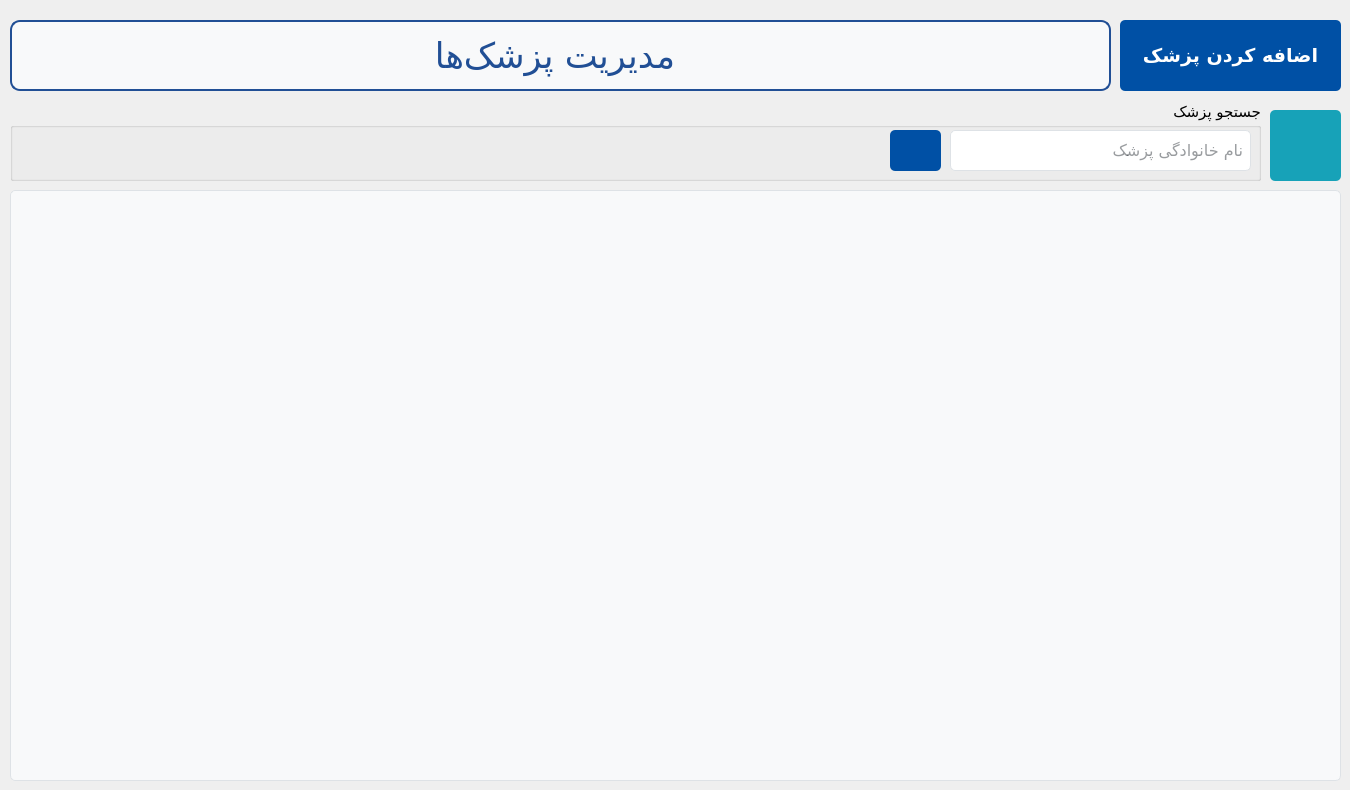
    <widget class="QWidget" name="medicalRecords_tab">
     <attribute name="icon">
      <iconset resource="../../../../../Resources/resource.qrc">
       <normaloff>:/icons/doctor.png</normaloff>:/icons/doctor.png</iconset>
     </attribute>
     <attribute name="title">
      <string>پزشک‌ها</string>
     </attribute>
     <widget class="QPushButton" name="addDoctor_btn">
      <property name="geometry">
       <rect>
        <x>1120</x>
        <y>20</y>
        <width>221</width>
        <height>71</height>
       </rect>
      </property>
      <property name="font">
       <font>
        <family>Vazirmatn</family>
        <pointsize>14</pointsize>
        <weight>75</weight>
        <bold>true</bold>
        <underline>false</underline>
        <strikeout>false</strikeout>
       </font>
      </property>
      <property name="styleSheet">
       <string notr="true">QPushButton {
    background-color: #0050a5; /* Bootstrap primary blue */
    color: white; /* White text */
    border: none;
    border-radius: 5px; /* Rounded corners */
    padding: 10px 20px; /* Padding */
    text-align: center;
    text-decoration: none;
}

QPushButton:hover {
    background-color: #0056b3; /* Darker blue on hover */
}

QPushButton:pressed {
    background-color: #004085; /* Even darker blue on press */
}
</string>
      </property>
      <property name="text">
       <string>اضافه کردن پزشک</string>
      </property>
      <property name="icon">
       <iconset resource="../../../../../Resources/resource.qrc">
        <normaloff>:/icons/plus.png</normaloff>:/icons/plus.png</iconset>
      </property>
      <property name="iconSize">
       <size>
        <width>30</width>
        <height>30</height>
       </size>
      </property>
     </widget>
     <widget class="QGroupBox" name="groupBox_5">
      <property name="geometry">
       <rect>
        <x>10</x>
        <y>100</y>
        <width>1251</width>
        <height>81</height>
       </rect>
      </property>
      <property name="font">
       <font>
        <family>Vazirmatn Black</family>
        <pointsize>11</pointsize>
        <weight>50</weight>
        <bold>false</bold>
        <kerning>true</kerning>
       </font>
      </property>
      <property name="layoutDirection">
       <enum>Qt::LeftToRight</enum>
      </property>
      <property name="title">
       <string>جستجو پزشک</string>
      </property>
      <property name="alignment">
       <set>Qt::AlignRight|Qt::AlignTrailing|Qt::AlignVCenter</set>
      </property>
      <widget class="QPushButton" name="searchDoctor_btn">
       <property name="geometry">
        <rect>
         <x>880</x>
         <y>30</y>
         <width>51</width>
         <height>41</height>
        </rect>
       </property>
       <property name="font">
        <font>
         <family>Vazirmatn</family>
         <pointsize>12</pointsize>
         <weight>75</weight>
         <bold>true</bold>
         <underline>false</underline>
         <strikeout>false</strikeout>
        </font>
       </property>
       <property name="styleSheet">
        <string notr="true">QPushButton {
    background-color: #0050a5; /* Bootstrap primary blue */
    color: white; /* White text */
    border: none;
    border-radius: 5px; /* Rounded corners */
    text-align: center;
    text-decoration: none;
}

QPushButton:hover {
    background-color: #0056b3; /* Darker blue on hover */
}

QPushButton:pressed {
    background-color: #004085; /* Even darker blue on press */
}
</string>
       </property>
       <property name="text">
        <string/>
       </property>
       <property name="icon">
        <iconset resource="../../../../../Resources/resource.qrc">
         <normaloff>:/icons/magnifying-glass.png</normaloff>:/icons/magnifying-glass.png</iconset>
       </property>
       <property name="iconSize">
        <size>
         <width>20</width>
         <height>20</height>
        </size>
       </property>
      </widget>
      <widget class="QLineEdit" name="doctorLastName_txtbox">
       <property name="geometry">
        <rect>
         <x>940</x>
         <y>30</y>
         <width>301</width>
         <height>41</height>
        </rect>
       </property>
       <property name="font">
        <font>
         <family>Vazirmatn</family>
         <pointsize>12</pointsize>
        </font>
       </property>
       <property name="layoutDirection">
        <enum>Qt::RightToLeft</enum>
       </property>
       <property name="styleSheet">
        <string notr="true">/* Basic LineEdit styling */
QLineEdit {
    background-color: #ffffff; /* White background */
    border: 1px solid #dee2e6; /* Light grey border */
    border-radius: 5px; /* Rounded corners */
    color: #343a40; /* Dark grey text color */
    outline: none; /* Remove default outline */
	padding: 5px 5px;
}

/* Hover effect */
QLineEdit:hover {
    border: 1px solid #007bff; /* Blue border on hover */
}

/* Focus effect */
QLineEdit:focus {
    border: 1px solid #007bff; /* Blue border on focus */
}

/* Disabled state */
QLineEdit:disabled {
    background-color: #e9ecef; /* Light grey background when disabled */
    color: #6c757d; /* Grey text color when disabled */
}

</string>
       </property>
       <property name="locale">
        <locale language="Persian" country="Iran"/>
       </property>
       <property name="text">
        <string/>
       </property>
       <property name="placeholderText">
        <string>نام خانوادگی پزشک</string>
       </property>
      </widget>
     </widget>
     <widget class="QListWidget" name="doctors_lst">
      <property name="geometry">
       <rect>
        <x>10</x>
        <y>190</y>
        <width>1331</width>
        <height>591</height>
       </rect>
      </property>
      <property name="font">
       <font>
        <family>Vazirmatn</family>
        <pointsize>14</pointsize>
       </font>
      </property>
      <property name="layoutDirection">
       <enum>Qt::RightToLeft</enum>
      </property>
      <property name="styleSheet">
       <string notr="true">/* Basic ListWidget styling */
QListWidget {
    background-color: #f8f9fa; /* Light grey background */
    border: 1px solid #dee2e6; /* Border color */
    border-radius: 5px; /* Rounded corners */
    padding: 5px; /* Padding inside the list */
    outline: 0; /* Remove focus indicator */
}

/* Item styling */
QListWidget::item {
    padding: 10px 15px; /* Padding for each item */
    margin: 5px 0; /* Margin between items */
    background-color: #ffffff; /* White background for items */
    border-radius: 5px; /* Rounded corners for items */
    color: #343a40; /* Dark grey text color */
    outline: 0; /* Remove focus indicator */
}

/* Hover effect for items */
QListWidget::item:hover {
    background-color: #e9ecef; /* Light grey background on hover */
}

/* Selected item styling */
QListWidget::item:selected {
    background-color: #0050a5;
	color: white;
}

/* Scroll bar styling */
QScrollBar:vertical {
    background: #f8f9fa; /* Light grey background for the scroll bar */
    width: 12px; /* Width of the vertical scroll bar */
    margin: 22px 0 22px 0; /* Margin to fit the top and bottom arrows */
    border: 1px solid #dee2e6; /* Border color */
    border-radius: 5px; /* Rounded corners */
}

QScrollBar::handle:vertical {
    background: #ced4da; /* Medium grey handle */
    min-height: 20px; /* Minimum height of the handle */
    border-radius: 5px; /* Rounded corners */
}

QScrollBar::add-line:vertical,
QScrollBar::sub-line:vertical {
    background: #ced4da; /* Medium grey for arrows */
    height: 20px;
    subcontrol-origin: margin;
    subcontrol-position: top;
    border-radius: 5px; /* Rounded corners */
}

QScrollBar::add-page:vertical, QScrollBar::sub-page:vertical {
    background: none;
}
</string>
      </property>
     </widget>
     <widget class="QLabel" name="label_9">
      <property name="geometry">
       <rect>
        <x>10</x>
        <y>20</y>
        <width>1101</width>
        <height>71</height>
       </rect>
      </property>
      <property name="font">
       <font>
        <family>A Rezvan-fat</family>
        <pointsize>26</pointsize>
        <weight>50</weight>
        <bold>false</bold>
       </font>
      </property>
      <property name="layoutDirection">
       <enum>Qt::RightToLeft</enum>
      </property>
      <property name="autoFillBackground">
       <bool>false</bool>
      </property>
      <property name="styleSheet">
       <string notr="true">/* Basic styling for the company name label */
QLabel {
	color: rgb(33, 79, 149);
    
    padding: 10px; /* Padding around the text */
    border: 2px solid  rgb(33, 79, 149); /* Optional: Border with the same blue color */
    border-radius: 10px; /* Rounded corners */
    background-color: #f8f9fa; /* Light grey background to make it stand out */
    text-align: center; /* Center-align the text */
}

/* Hover effect */
QLabe:hover {
    color: #0056b3; /* Darker blue on hover */
    border-color: #0056b3; /* Match border color on hover */
}
</string>
      </property>
      <property name="text">
       <string> مدیریت پزشک‌ها</string>
      </property>
      <property name="alignment">
       <set>Qt::AlignCenter</set>
      </property>
     </widget>
     <widget class="QPushButton" name="refreshDoctorList_btn">
      <property name="geometry">
       <rect>
        <x>1270</x>
        <y>110</y>
        <width>71</width>
        <height>71</height>
       </rect>
      </property>
      <property name="font">
       <font>
        <family>Vazirmatn</family>
        <pointsize>11</pointsize>
        <weight>75</weight>
        <bold>true</bold>
        <underline>false</underline>
        <strikeout>false</strikeout>
       </font>
      </property>
      <property name="layoutDirection">
       <enum>Qt::RightToLeft</enum>
      </property>
      <property name="styleSheet">
       <string notr="true">QPushButton {
    background-color: #17a2b8; /* Bootstrap primary blue */
    color: white; /* White text */
    border: none;
    border-radius: 5px; /* Rounded corners */
    text-align: center;
    text-decoration: none;
}

QPushButton:hover {
background-color: rgb(17, 122, 138);

}

QPushButton:pressed {
background-color: rgb(12, 89, 99);
    
}
</string>
      </property>
      <property name="text">
       <string/>
      </property>
      <property name="icon">
       <iconset resource="../../../../../Resources/resource.qrc">
        <normaloff>:/icons/refresh-arrow.png</normaloff>:/icons/refresh-arrow.png</iconset>
      </property>
      <property name="iconSize">
       <size>
        <width>40</width>
        <height>40</height>
       </size>
      </property>
     </widget>
    </widget>
